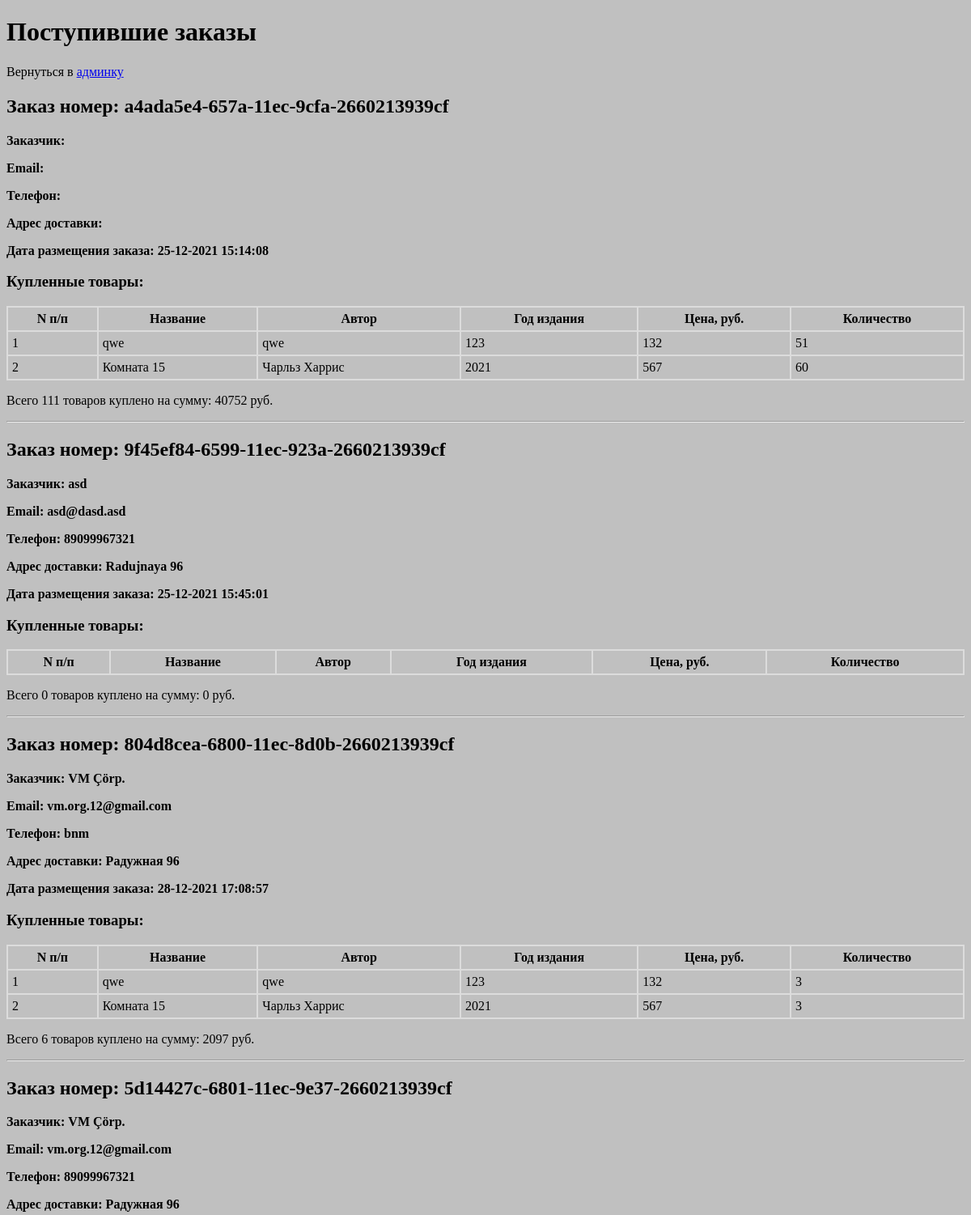
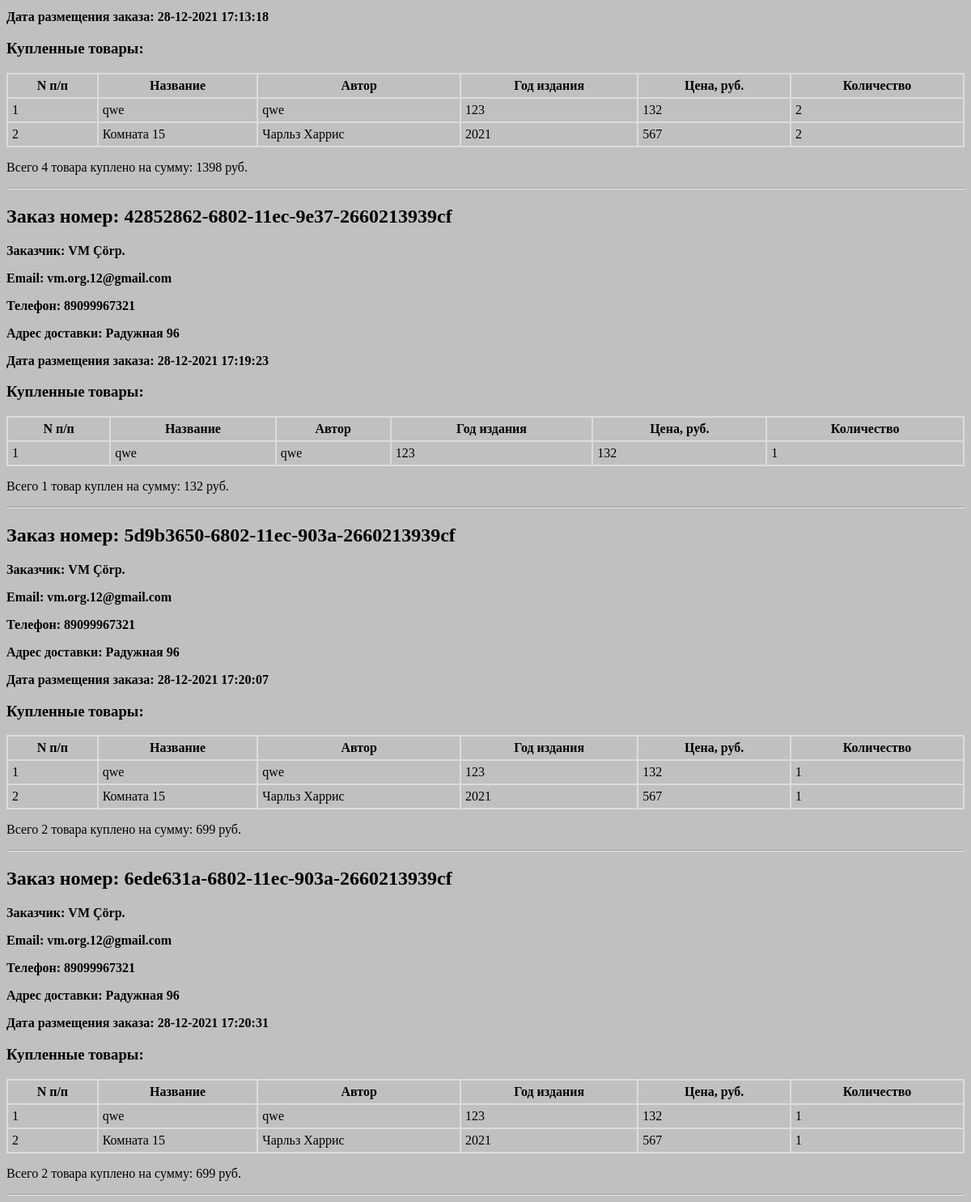
The app's page /admin/orders/ (signed in) with its own data (2 pictures, top to bottom).
### application/schema.py (models this page shows, shortened)
class Order(db.Model):
    __tablename__ = "orders"
    id = db.Column(db.Integer, primary_key=True)
    name = db.Column(db.String(50))
    email = db.Column(db.String(50))
    phone = db.Column(db.String(25))
    address = db.Column(db.String(100))
    orderid = db.Column(db.String(50), unique=True)
    created = db.Column(db.Integer)

class OrderItem(db.Model):
    __tablename__ = "order_items"
    id = db.Column(db.Integer, primary_key=True)
    title = db.Column(db.String(100))
    author = db.Column(db.String(100))
    pubyear = db.Column(db.Integer)
    price = db.Column(db.Integer)
    quantity = db.Column(db.Integer)
    orderid = db.Column(db.String(50), db.ForeignKey('orders.id'))

### application/routes.py (the view)
@app.route('/admin/orders/')
def orders():
    orders = eshop.get_orders()
    return render_template("/admin/orders.html", orders=orders, plural=eshop.plural)

### application/__init__.py (called while the page is built)
@app.before_request
def wakeup():
    g.save_basket = False
    g.delete_basket = False
    if '/static/' in request.path:
        return
    eshop.basket_init()
    if '/admin' in request.path and not session.get("logged", False):
        return redirect(url_for('login'))

@app.after_request
def sleep(response):
    if g.delete_basket:
        response.set_cookie('basket', 'deleted', 1)
    if g.save_basket:
        response.set_cookie("basket", eshop.basket_serialize())
    return response

### application/lib.py (called while the page is built)
def base64ToString(b):
    return base64.b64decode(b).decode('utf-8')

def basket_init():
    data = request.cookies.get("basket", None)
    if not data or g.delete_basket:
        g.count = 0  # количество товара в корзине
        g.basket = {}
        g.basket["orderid"] = str(uuid.uuid1())
        g.save_basket = True  # надо ли сохранять корзину в куки
    else:
        g.basket = json.loads(base64ToString(data))
        g.count = len(g.basket) - 1
        g.save_basket = False

def plural(n, form1, form2, form5):
    if 10 < n % 100 < 20:
        return form5
    if n % 10 == 1:
        return form1
    if 1 < n % 10 < 5:
        return form2
    if n % 10 >= 5:
        return form5
    if n % 10 == 0:
        return form5

def get_orders():
    all_orders = []
    format = '%d-%m-%Y %H:%M:%S'
    for order in db.session.query(Order):
        order_info = {}
        order_info['name'] = order.name
        order_info['email'] = order.email
        order_info['phone'] = order.phone
        order_info['address'] = order.address
        order_info['orderid'] = order.orderid
        created = datetime.datetime.fromtimestamp(order.created).strftime(format)
        order_info['created'] = created
        items = db.session.query(OrderItem).filter(OrderItem.orderid == order.id).all()
        order_info['items'] = items
        all_orders.append(order_info)
    return all_orders

### application/templates/admin/orders.html (shortened to what this page needs)
{% extends "base.html" %}
{% block head %}{{ super() }}{% endblock %}
{% block header %}Поступившие заказы{% endblock %}
{% block body %}{{ super() }}<p>Вернуться в <a href="{{ url_for('admin') }}">админку</a></p>
{%for order in orders%}
<div class="order">
 <h2>Заказ номер: {{order.orderid}}</h2>
 <p><span>Заказчик: {{order.name}}</span></p>
 <p><span>Email: {{order.email}}</span></p>
 <p><span>Телефон: {{order.phone}}</span></p>
 <p><span>Адрес доставки: {{order.address}}</span></p>
 <p><span>Дата размещения заказа: {{order.created}}</span></p>
 <h3>Купленные товары:</h3>
<table>
    <tr>
        <th>N п/п</th>
        <th>Название</th>
        <th>Автор</th>
        <th>Год издания</th>
        <th>Цена, руб.</th>
        <th>Количество</th>
    </tr>
    {% set total = []%}
    {% set counter = [0] %}
    {%for item in order['items']%}
    <tr>
        <td>{{counter|length}}</td>
        <td>{{item.title}}</td>
        <td>{{item.author}}</td>
        <td>{{item.pubyear}}</td>
        <td>{{item.price}}</td>
        <td>{{item.quantity}}</td>
    </tr>
    {%endfor%}
</table>
 <p>Всего {{counter|sum}} {{ plural(counter|sum,'товар куплен', 'товара куплено','товаров куплено')}} на сумму: {{total|sum}} руб.</p>
</div><hr />{%endfor%}{% endblock %}

### application/templates/base.html (shortened to what this page needs)
<!doctype html>
<html>
<head>
   {% block head %}
   <link rel="stylesheet" href="{{ url_for('static', filename = 'eshop.css') }}">
   {% endblock %}
</head>
<body>
   {% block body %}
   <h1>{% block header %}{% endblock %}</h1>
   {% endblock %}
</body>
</html>

### application/static/eshop.css (style rules this page uses)
body { background: silver; }
table { border: 1px solid gainsboro; width: 100%; border-spacing: 0; }
th, td { border: 1px solid gainsboro; padding: 5px; }
.order p span { font-weight: bold; }

### records on screen
Order: orderid "a4ada5e4-657a-11ec-9cfa-2660213939cf", created "25-12-2021 15:14:08", counter "111", plural "товаров куплено", total "40752"
OrderItem: counter "1", title "qwe", author "qwe", pubyear "123", price "132", quantity "51"
OrderItem: counter "2", title "Комната 15", author "Чарльз Харрис", pubyear "2021", price "567", quantity "60"
Order: orderid "9f45ef84-6599-11ec-923a-2660213939cf", name "asd", email "asd@dasd.asd", phone "89099967321", address "Radujnaya 96", created "25-12-2021 15:45:01", counter "0", plural "товаров куплено", total "0"
Order: orderid "804d8cea-6800-11ec-8d0b-2660213939cf", name "VM Çörp.", email "vm.org.12@gmail.com", phone "bnm", address "Радужная 96", created "28-12-2021 17:08:57", counter "6", plural "товаров куплено", total "2097"
OrderItem: counter "1", title "qwe", author "qwe", pubyear "123", price "132", quantity "3"
OrderItem: counter "2", title "Комната 15", author "Чарльз Харрис", pubyear "2021", price "567", quantity "3"
Order: orderid "5d14427c-6801-11ec-9e37-2660213939cf", name "VM Çörp.", email "vm.org.12@gmail.com", phone "89099967321", address "Радужная 96", created "28-12-2021 17:13:18", counter "4", plural "товара куплено", total "1398"
OrderItem: counter "1", title "qwe", author "qwe", pubyear "123", price "132", quantity "2"
OrderItem: counter "2", title "Комната 15", author "Чарльз Харрис", pubyear "2021", price "567", quantity "2"
Order: orderid "42852862-6802-11ec-9e37-2660213939cf", name "VM Çörp.", email "vm.org.12@gmail.com", phone "89099967321", address "Радужная 96", created "28-12-2021 17:19:23", counter "1", plural "товар куплен", total "132"
OrderItem: counter "1", title "qwe", author "qwe", pubyear "123", price "132", quantity "1"
Order: orderid "5d9b3650-6802-11ec-903a-2660213939cf", name "VM Çörp.", email "vm.org.12@gmail.com", phone "89099967321", address "Радужная 96", created "28-12-2021 17:20:07", counter "2", plural "товара куплено", total "699"
OrderItem: counter "1", title "qwe", author "qwe", pubyear "123", price "132", quantity "1"
OrderItem: counter "2", title "Комната 15", author "Чарльз Харрис", pubyear "2021", price "567", quantity "1"
Order: orderid "6ede631a-6802-11ec-903a-2660213939cf", name "VM Çörp.", email "vm.org.12@gmail.com", phone "89099967321", address "Радужная 96", created "28-12-2021 17:20:31", counter "2", plural "товара куплено", total "699"
OrderItem: counter "1", title "qwe", author "qwe", pubyear "123", price "132", quantity "1"
OrderItem: counter "2", title "Комната 15", author "Чарльз Харрис", pubyear "2021", price "567", quantity "1"
